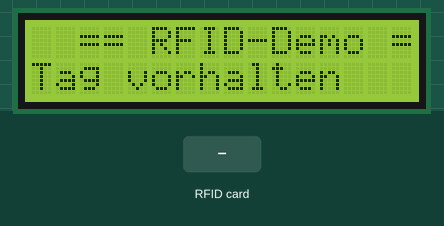
Recording of a sketch running on a simulated Arduino Uno, built for the host (arithmetic inside an expression is 32-bit, double 64-bit). On the bench: 16×2 character LCD. The test bench sets the inputs (shaded band).

Above: at 1.3 s.
1.4 s: RFID card 5E 7A 19 C4 held to the reader
At 2.1 s:
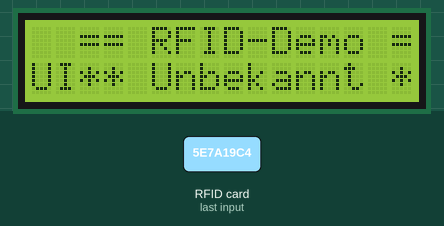
Timing chart, 0 to 4.4 s (numbered marks = the images above; inputs shaded):
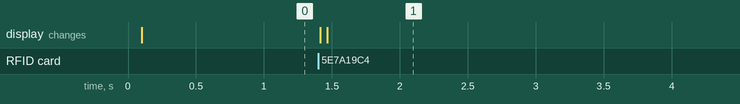

The sketch:

rfid_lcd.ino
```cpp
/*
  RFID MFRC522 tag reader with HD44780 LCD
*/

#include <LiquidCrystal_I2C.h>    // https://github.com/arduino-libraries/LiquidCrystal
#include "MFRC522.h"              // https://github.com/miguelbalboa/rfid

const uint8_t cols = 20;
const uint8_t rows = 4;

LiquidCrystal_I2C lcd(0x27, cols, rows);  // set the LCD address to 0x27 (or 0x3F)
MFRC522 mfrc522(PA4, -1);   // Konstruktor, CS-Pin, kein Reset-Pin

const char titel[] = "== RFID-Demo ==";
const uint8_t anz = 3;   // Anzahl IDs
const uint32_t TagsOK[anz] = {0xE11E7A21, 0xA1FF98C7, 0x527C8DA0};
const char* User[anz] ={"Peter", "Hanna", "Toni"};
uint8_t i = 0;

void setup()
{
  lcd.init();   // initialize the LCD
  lcd.backlight();  // activate LED
  lcd.clear(); delay (10);  // wait for clear
  lcd.setCursor(2,0); lcd.print(titel);
  lcd.setCursor(0,2); lcd.print("Tag vorhalten");

  SPI.begin();
  mfrc522.PCD_Init();   // initialize RFID
}

void loop()
{
  if (!mfrc522.PICC_IsNewCardPresent())   // no card
    return;
  if (!mfrc522.PICC_ReadCardSerial())   // Select one of the cards if more than 1
    return;

  lcd.clear(); delay (10);
  lcd.setCursor(2,0); lcd.print(titel);
  lcd.setCursor(0,1); lcd.print("UID: ");

  uint32_t uid = 0;
  for (i = 0; i < mfrc522.uid.size; i++)
    uid |= mfrc522.uid.uidByte[i] << (24 - 8 * i);  // build UID from Bytes

  lcd.print(uid < 0x10000000 ? "0" : "");    // leading zero
  lcd.print(uid, HEX);

  for (i = 0; i < anz; i++)
  {
    if (uid == TagsOK[i])
    {
      lcd.setCursor(0, 3);
      lcd.print ("Name: ");
      lcd.print (User[i]);
      break;
    }
    else
    {
      lcd.setCursor(2, 3);
      lcd.print ("** Unbekannt **");
      break;
    }
  }
  delay(1000);
}
```

Measured:
- after the input at 1.4 s, the display: first changes at once (image 1 shows a later state)
